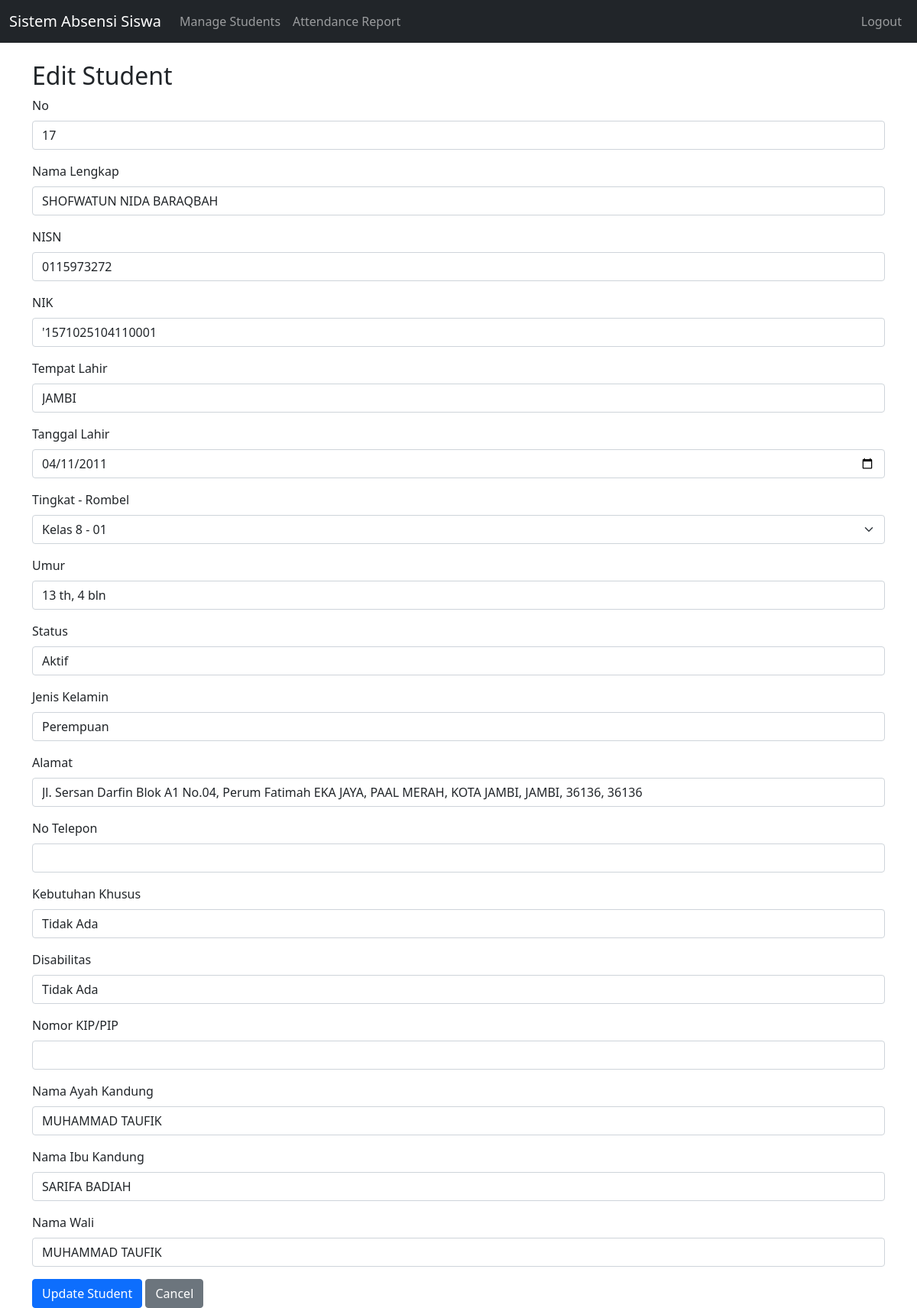
Screenshot of /edit_student.php?id=36 with the database file from the repository.
### tables this page shows
CREATE TABLE `siswa` (
  `No` varchar(512) DEFAULT NULL,
  `Nama Lengkap` varchar(512) DEFAULT NULL,
  `NISN` varchar(512) DEFAULT NULL,
  `NIK` varchar(512) DEFAULT NULL,
  `Tempat Lahir` varchar(512) DEFAULT NULL,
  `Tanggal Lahir` varchar(512) DEFAULT NULL,
  `Tingkat - Rombel` varchar(512) DEFAULT NULL,
  `Umur` varchar(512) DEFAULT NULL,
  `Status` varchar(512) DEFAULT NULL,
  `Jenis Kelamin` varchar(512) DEFAULT NULL,
  `Alamat` varchar(512) DEFAULT NULL,
  `No Telepon` varchar(512) DEFAULT NULL,
  `Kebutuhan Khusus` varchar(512) DEFAULT NULL,
  `Disabilitas` varchar(512) DEFAULT NULL,
  `Nomor KIP/PIP` varchar(512) DEFAULT NULL,
  `Nama Ayah Kandung` varchar(512) DEFAULT NULL,
  `Nama Ibu Kandung` varchar(512) DEFAULT NULL,
  `Nama Wali` varchar(512) DEFAULT NULL,
  `id` int(11) NOT NULL
);

### edit_student.php (the view, shortened to what this page needs)
<?php
include('db_connect.php');
$rombel_options = [
    "Kelas 7 - 01",
    "Kelas 8 - 01",
    "Kelas 9 - 01"
];
if (isset($_GET['id']) && is_numeric($_GET['id'])) {
    $id = $_GET['id'];
    $query = "SELECT * FROM siswa WHERE id = $id";
    $result = mysqli_query($conn, $query);
    if ($result && mysqli_num_rows($result) > 0) {
        $student = mysqli_fetch_assoc($result);
    } else {
        echo "<script>alert('Student not found'); window.location='manage_students.php';</script>";
        exit;
    }
} else {
    echo "<script>alert('Invalid ID'); window.location='manage_students.php';</script>";
    exit;
}
?>
<!DOCTYPE html>
<html lang="en">
<head>
    <link href="https://cdn.jsdelivr.net/npm/bootstrap@5.1.3/dist/css/bootstrap.min.css" rel="stylesheet">
</head>
<body>
<?php include('navbar.php'); ?>
    <div class="container mt-4">
        <h2>Edit Student</h2>
        <form method="POST">
            <div class="mb-3">
                <label for="no" class="form-label">No</label>
                <input type="text" class="form-control" id="no" name="no" value="<?= $student['No'] ?>" required>
            </div>
            <div class="mb-3">
                <label for="nama_lengkap" class="form-label">Nama Lengkap</label>
                <input type="text" class="form-control" id="nama_lengkap" name="nama_lengkap" value="<?= $student['Nama Lengkap'] ?>" required>
            </div>
            <div class="mb-3">
                <label for="nisn" class="form-label">NISN</label>
                <input type="text" class="form-control" id="nisn" name="nisn" value="<?= $student['NISN'] ?>" required>
            </div>
            <div class="mb-3">
                <label for="nik" class="form-label">NIK</label>
                <input type="text" class="form-control" id="nik" name="nik" value="<?= $student['NIK'] ?>" required>
            </div>
            <div class="mb-3">
                <label for="tempat_lahir" class="form-label">Tempat Lahir</label>
                <input type="text" class="form-control" id="tempat_lahir" name="tempat_lahir" value="<?= $student['Tempat Lahir'] ?>" required>
            </div>
            <div class="mb-3">
                <label for="tanggal_lahir" class="form-label">Tanggal Lahir</label>
                <input type="date" class="form-control" id="tanggal_lahir" name="tanggal_lahir" value="<?= $student['Tanggal Lahir'] ?>" required>
            </div>
            <div class="mb-3">
                <label for="tingkat_rombel" class="form-label">Tingkat - Rombel</label>
                <select class="form-select" id="tingkat_rombel" name="tingkat_rombel" required>
                    <?php
                    foreach ($rombel_options as $option) {
                        $selected = ($option == $student['Tingkat - Rombel']) ? "selected" : "";
                        echo "<option value='$option' $selected>$option</option>";
                    }
                    ?>
                </select>
            </div>
            <div class="mb-3">
                <label for="umur" class="form-label">Umur</label>
                <input type="text" class="form-control" id="umur" name="umur" value="<?= $student['Umur'] ?>" required>
            </div>
            <div class="mb-3">
                <label for="status" class="form-label">Status</label>
                <input type="text" class="form-control" id="status" name="status" value="<?= $student['Status'] ?>" required>
            </div>
            <div class="mb-3">
                <label for="jenis_kelamin" class="form-label">Jenis Kelamin</label>
                <input type="text" class="form-control" id="jenis_kelamin" name="jenis_kelamin" value="<?= $student['Jenis Kelamin'] ?>" required>
            </div>
            <div class="mb-3">
                <label for="alamat" class="form-label">Alamat</label>
                <input type="text" class="form-control" id="alamat" name="alamat" value="<?= $student['Alamat'] ?>" required>
            </div>
            <div class="mb-3">
                <label for="no_telepon" class="form-label">No Telepon</label>
                <input type="text" class="form-control" id="no_telepon" name="no_telepon" value="<?= $student['No Telepon'] ?>" required>
            </div>
            <div class="mb-3">
                <label for="kebutuhan_khusus" class="form-label">Kebutuhan Khusus</label>
                <input type="text" class="form-control" id="kebutuhan_khusus" name="kebutuhan_khusus" value="<?= $student['Kebutuhan Khusus'] ?>" required>
            </div>
            <div class="mb-3">
                <label for="disabilitas" class="form-label">Disabilitas</label>
                <input type="text" class="form-control" id="disabilitas" name="disabilitas" value="<?= $student['Disabilitas'] ?>" required>
            </div>
            <div class="mb-3">
                <label for="nomor_kip_pip" class="form-label">Nomor KIP/PIP</label>
                <input type="text" class="form-control" id="nomor_kip_pip" name="nomor_kip_pip" value="<?= $student['Nomor KIP/PIP'] ?>" required>
            </div>
            <div class="mb-3">
                <label for="nama_ayah" class="form-label">Nama Ayah Kandung</label>
                <input type="text" class="form-control" id="nama_ayah" name="nama_ayah" value="<?= $student['Nama Ayah Kandung'] ?>" required>
            </div>
            <div class="mb-3">
                <label for="nama_ibu" class="form-label">Nama Ibu Kandung</label>
                <input type="text" class="form-control" id="nama_ibu" name="nama_ibu" value="<?= $student['Nama Ibu Kandung'] ?>" required>
            </div>
            <div class="mb-3">
                <label for="nama_wali" class="form-label">Nama Wali</label>
                <input type="text" class="form-control" id="nama_wali" name="nama_wali" value="<?= $student['Nama Wali'] ?>" required>
            </div>
            <button type="submit" class="btn btn-primary">Update Student</button>
            <a href="manage_students.php" class="btn btn-secondary">Cancel</a>
        </form>
    </div>
</body>
</html>

### rows the page displays
siswa: no "17", nama_lengkap "SHOFWATUN NIDA BARAQBAH", nisn "0115973272", nik "'1571025104110001", tempat_lahir "JAMBI", tanggal_lahir "04/11/2011", umur "13 th, 4 bln", status "Aktif", jenis_kelamin "Perempuan", alamat "Jl. Sersan Darfin Blok A1 No.04, Perum Fatimah EKA JAYA, PAAL MERAH, KOTA JAMBI, JAMBI, 36136, 36136", kebutuhan_khusus "Tidak Ada", disabilitas "Tidak Ada", nama_ayah "MUHAMMAD TAUFIK", nama_ibu "SARIFA BADIAH", nama_wali "MUHAMMAD TAUFIK"

### other values shown
form field tingkat_rombel "Kelas 8 - 01"
